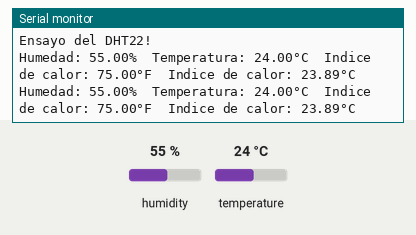
This program was run on a simulated ESP32. Shown: the last lines printed to the serial monitor. Inputs (shaded band) come from the test bench; at power-on: humidity 55 %, temperature 24 °C.

Above: at 4.8 s.
4.9 s: humidity set to 22 %
At 7.2 s:
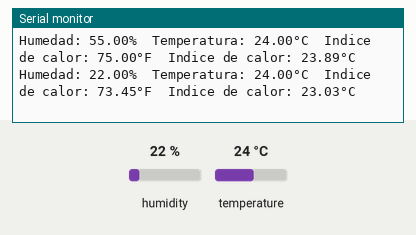
7.9 s: temperature set to 12 °C
At 9.5 s:
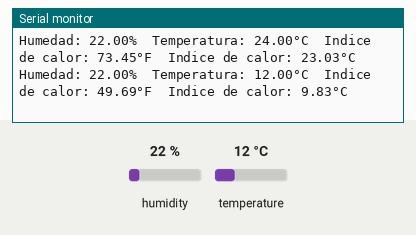
10.9 s: humidity set to 40 %
At 12.9 s:
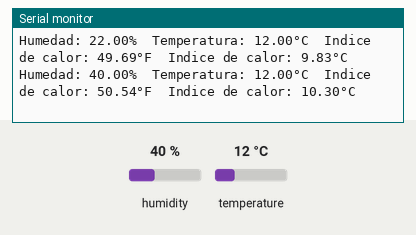
Timing chart, 0 to 14.4 s (numbered marks = the images above; inputs shaded):
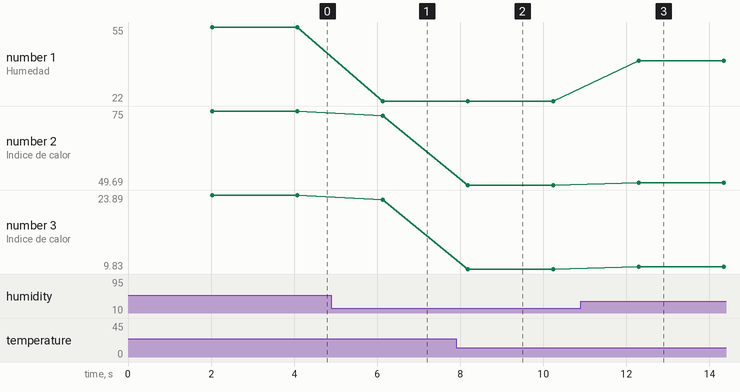

The program:

main.cpp
```cpp
#include "DHT.h"

#define DHTPIN 4  //Pin de datos del sensor DHT11/22

#define DHTTYPE DHT11  //Especificamos el tipo de sensor DHT11 DHT22 DHT21

DHT dht(DHTPIN, DHTTYPE);  //Creamos el objeto que representa al sensor


void setup(){
   Serial.begin(9600);
   Serial.println("Ensayo del DHT22!");
   dht.begin();
}

void loop(){
   delay(2000);
   float humedad = dht.readHumidity(); //Leemos la humedad en % de humedad relativa (0 al 100%)
   float temperatura = dht.readTemperature(); //Leemos la temperatura en °C
   float tempFarenheit = dht.readTemperature(true); //Leemos la temperatura en grados farenheit

   //Verificamos las lecturas del sensor
   if(isnan(humedad) || isnan(temperatura) || isnan(tempFarenheit)){
     Serial.println("Fallo la lectura del sensor");
     return;
   }

   //Calculamos la sensacion termica o indice de calor
   float indice = dht.computeHeatIndex(tempFarenheit, humedad);

   //Calculamos la sensacion termica o indice de calor en celsius
   float indiceCelsius = dht.computeHeatIndex(temperatura, humedad, false);

   Serial.print(F("Humedad: ")); //La F() siginifica que lo que esta dentro del parentesis se escribe en la FLASH
   Serial.print(humedad);
   Serial.print(F("%  Temperatura: ")); //La F() siginifica que lo que esta dentro del parentesis se escribe en la FLASH
   Serial.print(temperatura);
   Serial.print(F("°C  Indice de calor: ")); //La F() siginifica que lo que esta dentro del parentesis se escribe en la FLASH
   Serial.print(indice);
   Serial.print(F("°F  Indice de calor: ")); //La F() siginifica que lo que esta dentro del parentesis se escribe en la FLASH
   Serial.print(indiceCelsius);
   Serial.println(F("°C")); //La F() siginifica que lo que esta dentro del parentesis se escribe en la FLASH
}
```

Measured:
- after the input at 4.9 s, the serial monitor: prints a new line after 1.2 s (image 1)
- after the input at 7.9 s, the serial monitor: prints a new line after 0.29 s (image 2)
- after the input at 10.9 s, the serial monitor: prints a new line after 1.4 s (image 3)
- plotted number 1: 55 → 22 after the input at 4.9 s, 22 → 40 after the input at 10.9 s
- plotted number 2: 75 → 73.45 after the input at 4.9 s, 73.45 → 49.69 after the input at 7.9 s, 49.69 → 50.54 after the input at 10.9 s
- plotted number 3: 23.89 → 23.03 after the input at 4.9 s, 23.03 → 9.83 after the input at 7.9 s, 9.83 → 10.3 after the input at 10.9 s
